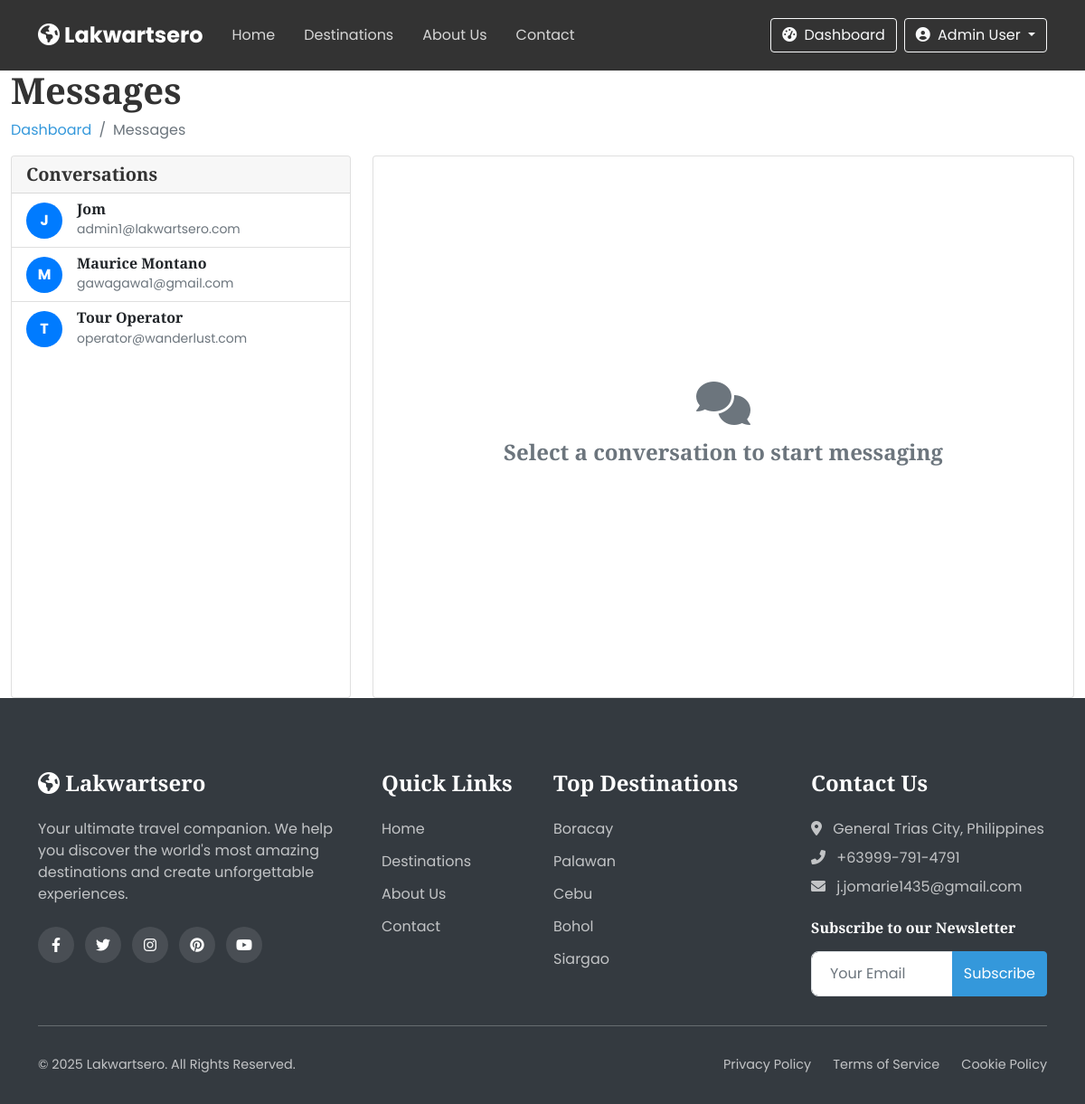
/messages.php (signed in), run on an earlier commit of the app's database.
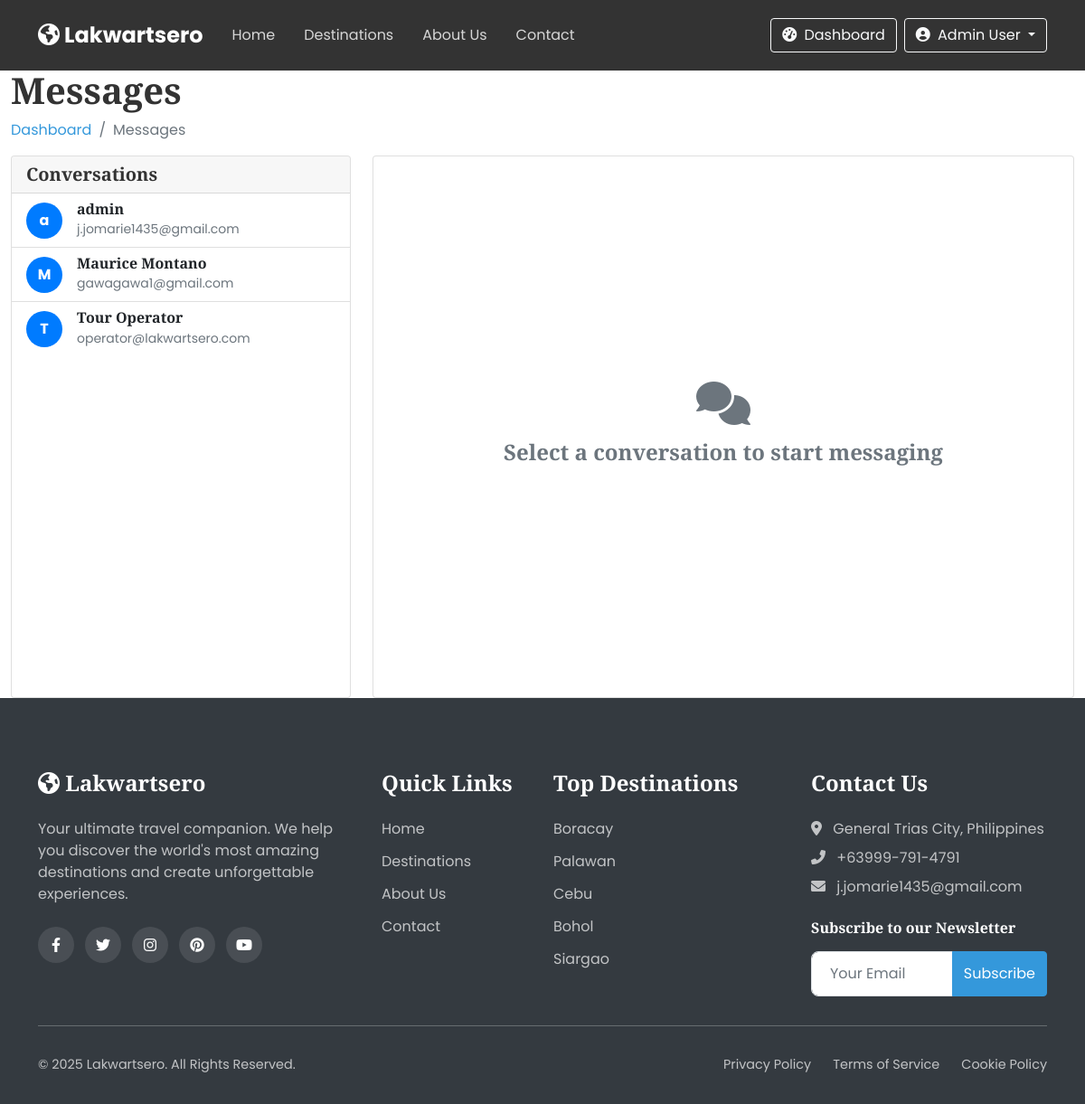
And on a later commit of the database.
### tables this page shows
CREATE TABLE `users` (
  `id` int(11) NOT NULL,
  `role_id` int(11) NOT NULL,
  `full_name` varchar(100) NOT NULL,
  `username` varchar(50) NOT NULL,
  `email` varchar(100) NOT NULL,
  `password` varchar(255) NOT NULL,
  `phone` varchar(20) DEFAULT NULL,
  `address` text DEFAULT NULL,
  `profile_img` varchar(255) DEFAULT 'default-user.jpg',
  `created_at` timestamp NOT NULL DEFAULT current_timestamp(),
  `updated_at` timestamp NOT NULL DEFAULT current_timestamp() ON UPDATE current_timestamp(),
  `status` enum('active','inactive','banned') DEFAULT 'active'
);

### messages.php (the view, shortened to what this page needs)
<?php
include 'includes/header.php';
$sql = "SELECT DISTINCT u.id, u.full_name, u.email
        FROM users u
        LEFT JOIN messages m ON m.user_id = u.id
        WHERE u.id != ? AND u.role_id != (SELECT id FROM roles WHERE name = 'admin')
        ORDER BY u.full_name";
$stmt = $conn->prepare($sql);
$stmt->bind_param("i", $_SESSION['user_id']);
$stmt->execute();
$usersResult = $stmt->get_result();
?>
<section class="dashboard-section">
    <div class="container-fluid">
        <div class="dashboard-header" data-aos="fade-up">
            <h1>Messages</h1>
            <nav aria-label="breadcrumb">
                <ol class="breadcrumb">
                    <li class="breadcrumb-item"><a href="admin-dashboard.php">Dashboard</a></li>
                    <li class="breadcrumb-item active">Messages</li>
                </ol>
            </nav>
        </div>
        <div class="row">
            <div class="col-md-4">
                <div class="card users-list">
                    <div class="card-header">
                        <h5 class="mb-0">Conversations</h5>
                    </div>
                    <div class="list-group list-group-flush">
                        <?php while ($user = $usersResult->fetch_assoc()): ?>
                            <a href="#" class="list-group-item list-group-item-action user-chat"
                               data-user-id="<?php echo $user['id']; ?>"
                               data-user-name="<?php echo htmlspecialchars($user['full_name']); ?>">
                                <div class="d-flex align-items-center">
                                    <div class="flex-shrink-0">
                                        <div class="avatar">
                                            <?php echo substr($user['full_name'], 0, 1); ?>
                                        </div>
                                    </div>
                                    <div class="flex-grow-1 ms-3">
                                        <h6 class="mb-0"><?php echo htmlspecialchars($user['full_name']); ?></h6>
                                        <small class="text-muted"><?php echo htmlspecialchars($user['email']); ?></small>
                                    </div>
                                </div>
                            </a>
                        <?php endwhile; ?>
                    </div>
                </div>
            </div>
            <div class="col-md-8">
                <div class="card chat-container">
                    <div class="card-body chat-messages">
                        <div class="select-chat-prompt">
                            <i class="fas fa-comments fa-3x mb-3"></i>
                            <h4>Select a conversation to start messaging</h4>
                        </div>
                    </div>
                </div>
            </div>
        </div>
    </div>
</section>
<?php include 'includes/footer.php'; ?>

What changed in the data, as far as the page shows it:
removed users: full_name "J", full_name "Jom", email "admin1@lakwartsero.com"
added users: full_name "a", full_name "admin", email "j.jomarie1435@gmail.com"
changed users "Tour Operator": email "operator@wanderlust.com" → "operator@lakwartsero.com"
